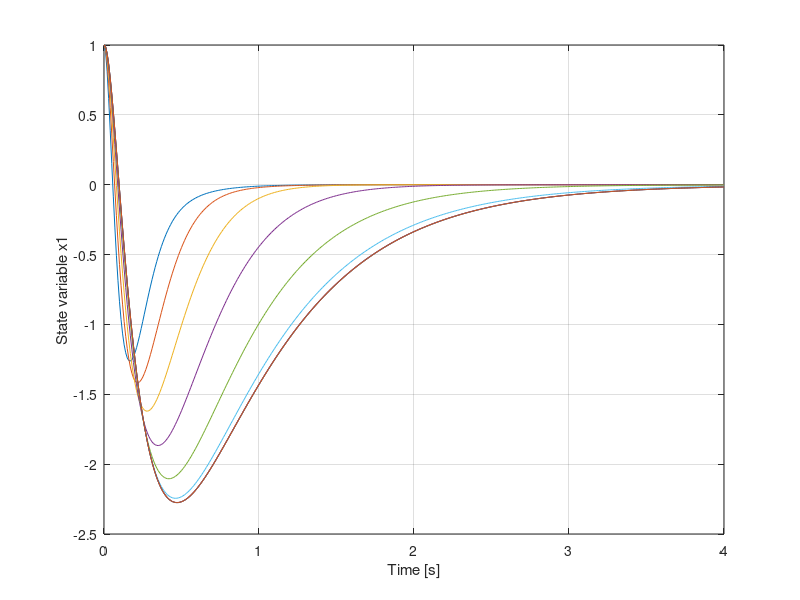
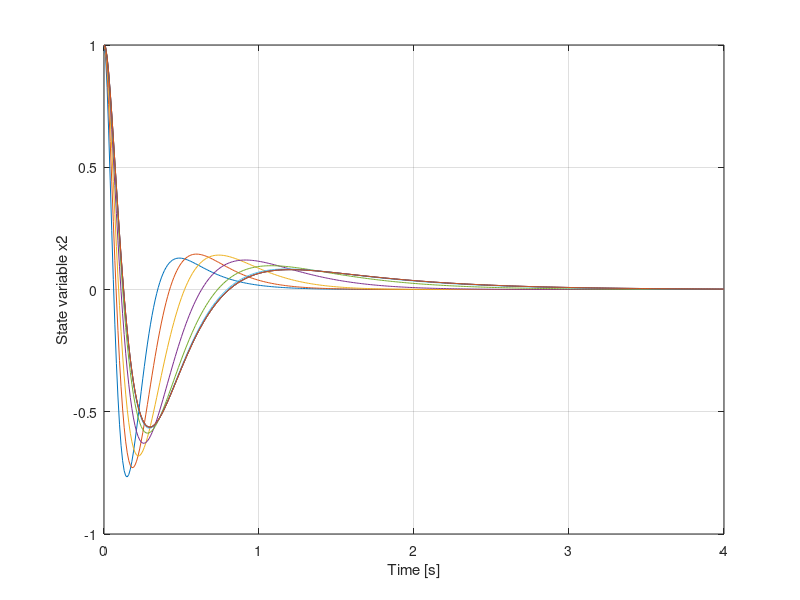
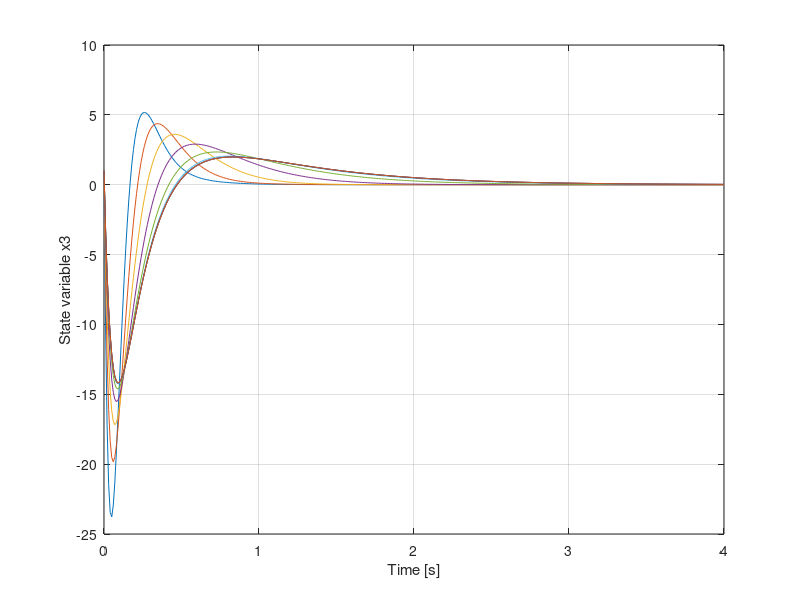
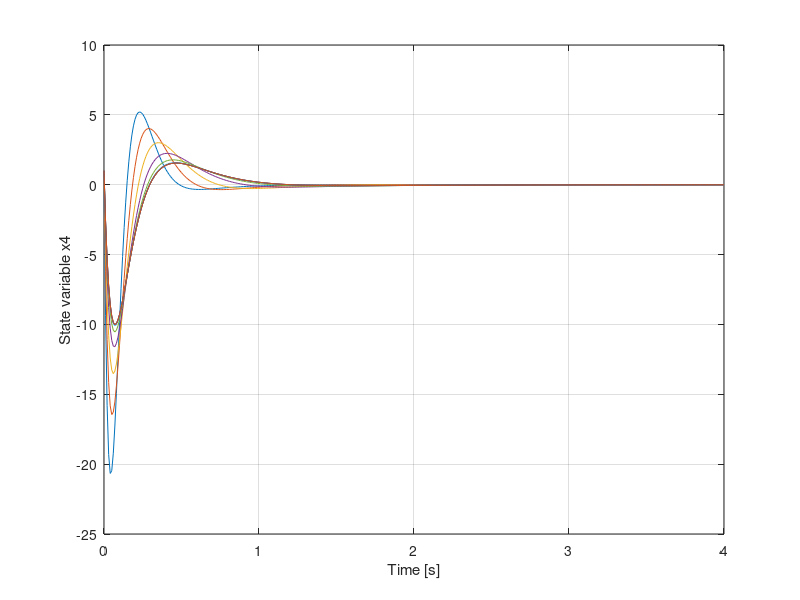

These charts were generated, in order, by the following MATLAB code:
% Optimal LQ RL Inverted Pendulum on a Cart Demo
clear all
% Data Input: State Space Matrices
A=[0 0 1 0; 0 0 0 1; 0 40.2 -14.53 0; 0 82.56 -15.77 0];
B=[0;0;27.28;26.74];
C=[1 0 0 0;0 1 0 0];
D=[0;0];
x0=[1;1;1;1];% assumed initial condition
% LQ Optimal Control
R1=[10 0 0 0; 0 1 0 0; 0 0 0 0; 0 0 0 0];
R2=20;
% Controllability and Observability Tests
CO=ctrb(A,B); rankCO=rank(CO) 
% Forms the controllability matrix and finds the rank of   
% the controllability matrix.
% The rank is equal to n (system order)implies 
% the system is controllable.
OM=obsv(A,R1); rOM=rank(OM) 
% Rank equal to n implies observability.
% Note that the same rank is obtained by using             % obsv(A,Chol(R1)).
% Direct Solution of the Optimal LQ Problem
[Fopt,P]=lqr(A,B,R1,R2);
Jopt=0.5*x0'*P*x0
% Reinforcement Learning Solution of the Optimal LQ Problem
ev=eig(A);
% Since one eigenvalue is in the right half plane, need to 
% find F0 that stabilizes the  system. To find such a F0, 
% we can  use the MATLAB function place that finds the 
% feedback matrix that places the closed-loop matrix A-B*F0
% eigenvalues in the desired locations; 
% We can have complex conjugate eigenvalues
lambda_desired=[-5; -10; -20+j*15; -20-j*15]; 
F0=place(A,B,lambda_desired);
% Check eigenvalues of (A-B*F0)
evF0=eig(A-B*F0);
% Vaisbod-Milstein-Kleinman Reinforcer
R2I=inv(R2);
Fi=F0
time=0:0.01:4;
for i=1:9
    Pi=lyap((A-B*Fi)',R1+Fi'*R2*Fi);
    Ji(i)=0.5*x0'*Pi*x0;
    Fi=R2I*B'*Pi;
    for j=1:1:401;
    x(:,j)=expm((A-B*Fi)*time(j))*x0;
    u(j)=-Fi*x(:,j);
    end
    % Presentation of the obtained results
    figure (1)
    plot(time,x(1,:)); hold on
    xlabel('Time [s]');ylabel('State variable x1'); grid
    figure (2)
    plot(time,x(2,:)); hold on
    xlabel('Time [s]');ylabel('State variable x2'); grid 
    figure (3)
    plot(time,x(3,:)); hold on
    xlabel('Time [s]');ylabel('State variable x3'); grid
    figure (4)
    plot(time,x(4,:)); hold on
    xlabel('Time [s]');ylabel('State variable x4'); grid
    figure (5)
    plot(time,u); hold on
    xlabel('Time [s]');ylabel('Control input u'); grid
end
% Approximate optimal performance presentation
figure (6)
i=1:1:9
plot(i,Ji,'*')
grid; xlabel('Iteration number'); ylabel('Approximate optimal performance')
% It is nicer to present the changes of Ji in a table
% i=1, Ji=886.8558; i=2, Ji=520.0401; i=3, Ji=348.9477; i=4, Ji = 265.5725; 
% i=5, Ji=226.3736; i=6, Ji=211.8111; i=7, Ji=209.2012; i=8, Ji = 209.1143;
% i=9, Ji=209.1142=Jopt; i=10, Ji = 209.1142
